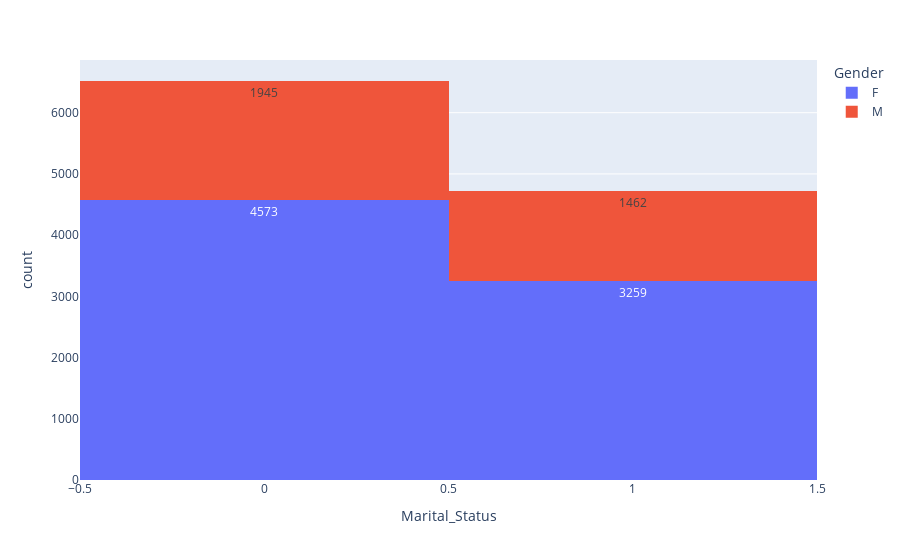

Notebook code for this chart:
### Markdown cell above
## Marital Status

### Code cell
px.histogram(data_frame=df,x='Marital_Status',text_auto=True,color='Gender')

### Figure 1 — Plotly figure (JSON) as saved in the notebook; plotly's stock layout.template omitted (floating-point values rounded to 4 significant figures; data arrays with more than 128 entries replaced by an {"elided": "..."} marker saying what was removed)
{"data": [{"alignmentgroup": "True", "bingroup": "x", "hovertemplate": "Gender=F<br>Marital_Status=%{x}<br>count=%{y}<extra></extra>", "legendgroup": "F", "marker": {"color": "#636efa", "pattern": {"shape": ""}}, "name": "F", "offsetgroup": "F", "orientation": "v", "showlegend": true, "texttemplate": "%{value}", "type": "histogram", "x": {"elided": "7832 int values"}, "xaxis": "x", "yaxis": "y"}, {"alignmentgroup": "True", "bingroup": "x", "hovertemplate": "Gender=M<br>Marital_Status=%{x}<br>count=%{y}<extra></extra>", "legendgroup": "M", "marker": {"color": "#EF553B", "pattern": {"shape": ""}}, "name": "M", "offsetgroup": "M", "orientation": "v", "showlegend": true, "texttemplate": "%{value}", "type": "histogram", "x": {"elided": "3407 int values"}, "xaxis": "x", "yaxis": "y"}], "layout": {"barmode": "relative", "legend": {"title": {"text": "Gender"}, "tracegroupgap": 0}, "margin": {"t": 60}, "xaxis": {"anchor": "y", "domain": [0, 1], "title": {"text": "Marital_Status"}}, "yaxis": {"anchor": "x", "domain": [0, 1], "title": {"text": "count"}}}}
